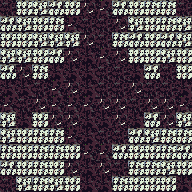

The image is a tile-based game level rendered from a .tmx file. Its description and complete source (layers, tilesets, objects, tile grids) follow:
An orthogonal 12x12 tile map with 16x16 px tiles, 1 tile layer (tile) and 12 objects.

<map version="1.0" tiledversion="1.1.2" orientation="orthogonal" renderorder="right-down" width="12" height="12" tilewidth="16" tileheight="16" infinite="0" nextobjectid="67">
 <tileset firstgid="1" source="tileset.tsx" />
 <layer name="tile" width="12" height="12">
  <data encoding="csv">
41,34,37,36,34,38,39,36,34,35,35,41,
36,37,34,35,39,41,41,38,37,34,35,37,
34,34,37,37,37,38,41,35,36,34,36,37,
37,37,34,36,38,40,39,38,34,34,37,34,
36,38,35,40,40,40,41,41,8,36,41,34,
40,40,41,39,38,40,9,41,38,41,41,40,
39,41,38,39,39,39,38,38,41,38,38,39,
37,40,34,38,38,40,40,38,40,36,38,37,
37,34,35,35,39,40,41,41,36,37,35,35,
35,34,35,35,34,39,39,36,34,34,35,36,
36,34,35,34,38,40,38,41,35,35,37,34,
41,37,35,37,34,40,40,35,34,34,34,40
</data>
 </layer>
 <objectgroup name="creature">
  <object id="55" gid="225" x="128" y="80" width="16" height="16">
   <properties>
    <property name="probability" value="5" />
   </properties>
  </object>
  <object id="56" gid="225" x="48" y="128" width="16" height="16">
   <properties>
    <property name="probability" value="5" />
   </properties>
  </object>
  <object id="57" gid="225" x="160" y="128" width="16" height="16">
   <properties>
    <property name="probability" value="5" />
   </properties>
  </object>
  <object id="58" gid="241" x="48" y="80" width="16" height="16">
   <properties>
    <property name="probability" value="5" />
   </properties>
  </object>
  <object id="59" gid="241" x="64" y="64" width="16" height="16">
   <properties>
    <property name="probability" value="5" />
   </properties>
  </object>
  <object id="60" gid="241" x="96" y="96" width="16" height="16">
   <properties>
    <property name="probability" value="5" />
   </properties>
  </object>
  <object id="61" gid="241" x="48" y="112" width="16" height="16">
   <properties>
    <property name="probability" value="5" />
   </properties>
  </object>
  <object id="62" gid="241" x="80" y="144" width="16" height="16">
   <properties>
    <property name="probability" value="5" />
   </properties>
  </object>
  <object id="63" gid="241" x="112" y="128" width="16" height="16">
   <properties>
    <property name="probability" value="5" />
   </properties>
  </object>
  <object id="64" gid="241" x="112" y="80" width="16" height="16">
   <properties>
    <property name="probability" value="5" />
   </properties>
  </object>
  <object id="65" gid="241" x="64" y="96" width="16" height="16">
   <properties>
    <property name="probability" value="5" />
   </properties>
  </object>
  <object id="66" gid="226" x="80" y="112" width="16" height="16">
   <properties>
    <property name="probability" value="100" />
   </properties>
  </object>
 </objectgroup>
 <objectgroup name="furniture" />
 <objectgroup name="description" />
</map>
